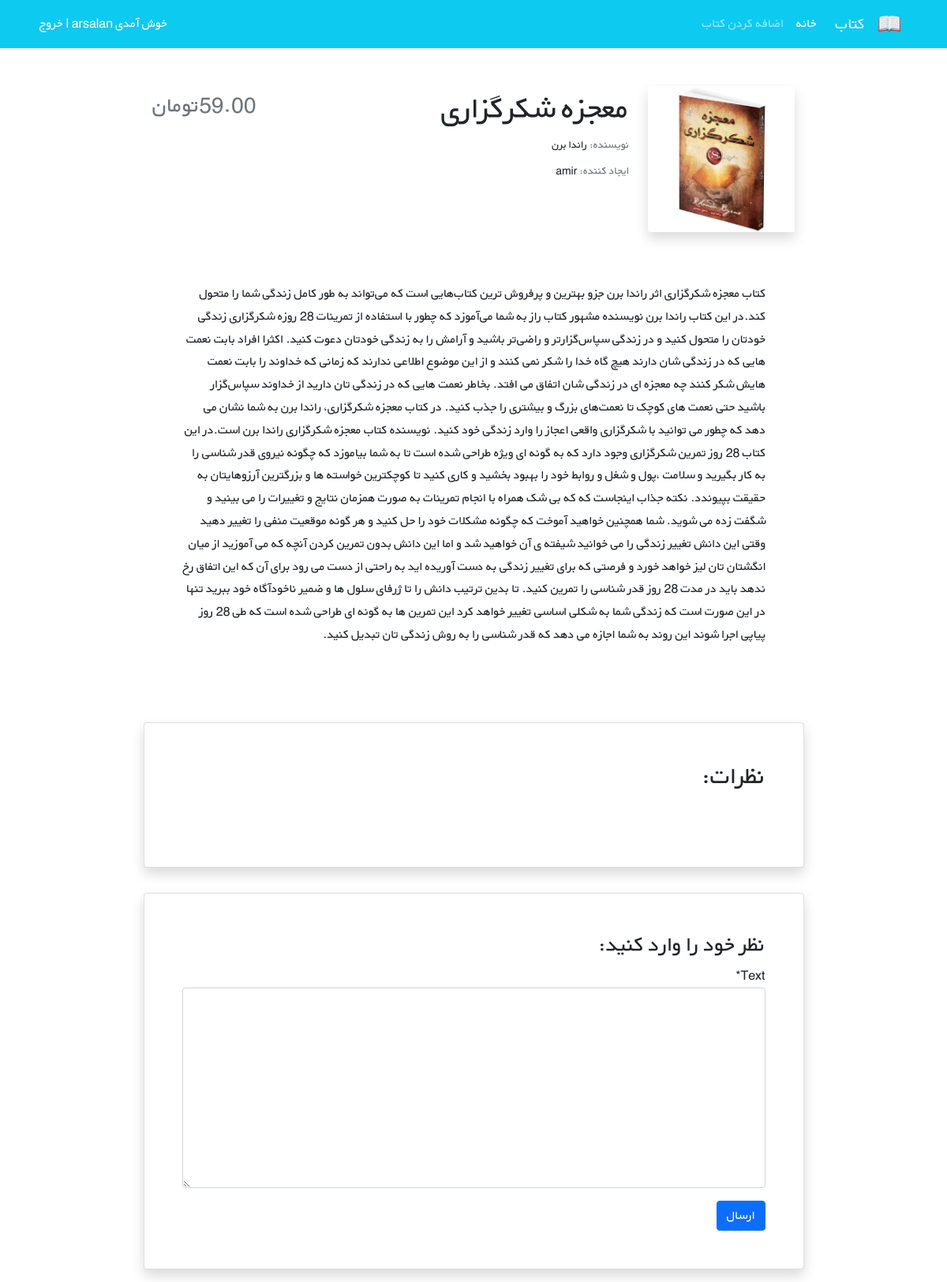
The app's page /book/6/ (signed in) with its own data.
### books/models.py (models this page shows, shortened)
class Book(models.Model):
	user = models.ForeignKey(get_user_model(),on_delete = models.CASCADE)
	title = models.CharField(max_length = 100, blank = True)
	author = models.CharField(max_length = 100, blank = True)
	description = models.TextField(blank = True)
	price = models.DecimalField(max_digits = 6, decimal_places = 2, null = True)
	image = models.ImageField(upload_to = 'cover/', blank = True)

### accounts/models.py (models this page shows)
class CustomUser(AbstractUser):
	age = models.PositiveIntegerField(null = True, blank = True)

### books/views.py (the view)
# urls.py: path('<int:pk>/', views.book_detail_view, name = 'book_detail'),
@login_required
def book_detail_view(request, pk):
	books = get_object_or_404(models.Book, pk = pk)
	comments = books.comments.filter(is_active = True)
	if request.method == 'POST':
		comment_form = forms.CommentForm(request.POST)
		if comment_form.is_valid():
			new_comment = comment_form.save(commit = False)
			new_comment.book = books
			new_comment.user = request.user
			new_comment.save()
			comment_form = forms.CommentForm()
	else:
		comment_form = forms.CommentForm()
	return render(request, 'book/book_detail.html', {
		'book': books,
		'comment_form': comment_form,
		'comments' : comments,
	})

### books/forms.py
class CommentForm(ModelForm):
	class Meta:
		model = models.Comment
		fields = ['text', ]

### books/templates/book/book_detail.html (shortened to what this page needs)
{% extends '_base.html' %}
{% load crispy_forms_tags %}
{% block content %}
    <div class="container mt-5" dir="rtl">
        <div class="">
            <div class="">
                <div class="d-flex justify-content-center">
                    <div class="row w-sm-75 w-100">
                        <div class="col-xs-12 col-md-3 d-flex justify-content-center">
                            <div>
                                {% if book.image %}
                                    <img src="{{ book.image.url }}" class="img-fluid rounded-start shadow" alt="...">
                                {% endif %}
                            </div>
                        </div>
                        <div class="col-xs-12 col-md-6 text-center text-md-end mt-md-1 mt-4">
                            <h1>{{ book.title }}</h1>
                            <h5 class="small my-1"><span class="text-muted">نویسنده: </span>{{ book.author }}</h5>
                            <h5 class="small my-1"><span class="text-muted">ایجاد کننده: </span>{{ book.user }}</h5>
                        </div>
                        <div class="col-xs-12 col-md-3 d-flex flex-column">
                            <h3 class="align-self-center pt-2 text-muted align-self-md-end">
                                {{ book.price }}تومان
                            </h3>
                        </div>
                    </div>
                </div>
                <div class="d-flex justify-content-center">
                    <div class="my-3 p-5 w-sm-75 w-100">
                        {{ book.description|linebreaks }}
                    </div>
                </div>
                <div class="d-flex justify-content-center">
                    <div class="card shadow my-3 p-5 w-sm-75 w-100">
                        <h2 class="mb-5">نظرات:</h2>
                    </div>
                </div>
                <div class="d-flex justify-content-center">
                    <div class="card shadow my-3 p-5 w-sm-75 w-100">
                        <h3>نظر خود را وارد کنید:</h3>
                        <form method="POST">
                            {{ comment_form|crispy }}
                            <button type="submit" class="btn btn-primary mt-3">ارسال</button>
                        </form>
                    </div>
                </div>
            </div>
        </div>
    </div>
{% endblock content %}

### static/css/style.css (style rules this page uses)
* { font-family: 'BYekan', sans-serif; line-height: 1.8rem; }
@media (min-width: 576px) { .w-sm-75 { width: 75% !important; } }

### records on screen
Book: image (picture), title "معجزه شکرگزاری", author "راندا برن", user "amir", price "59.00", description "کتاب معجزه شکرگزاری اثر راندا برن جزو بهترین و پرفروش ترین کتاب‌هایی است که می‌تواند به طور کامل زندگی شما را متحول کند.در این کتاب راندا برن نویسنده مشهور کتاب راز به شما می‌آموزد که چطور با استفاده از تمرینات 28 روزه شکرگزاری زندگی خودتان را متحول کنید و در زندگی سپاس‌‌گزار‌تر و راضی‌تر باشید و آرامش را به زندگی خودتان دعوت کنید. اکثرا افراد بابت نعمت هایی که در زندگی شان دارند هیچ گاه خدا را شکر نمی کنند و از این موضوع اطلاعی ندارند که زمانی که خداوند را بابت نعمت هایش شکر کنند چه معجزه ای در زندگی شان اتفاق می افتد. بخاطر نعمت هایی که در زندگی تان دارید از خداوند سپاس‌گزار باشید حتی نعمت های کوچک تا نعمت‌های بزرگ و بیشتری را جذب کنید. در کتاب معجزه شکرگزاری، راندا برن به شما نشان می دهد…"
